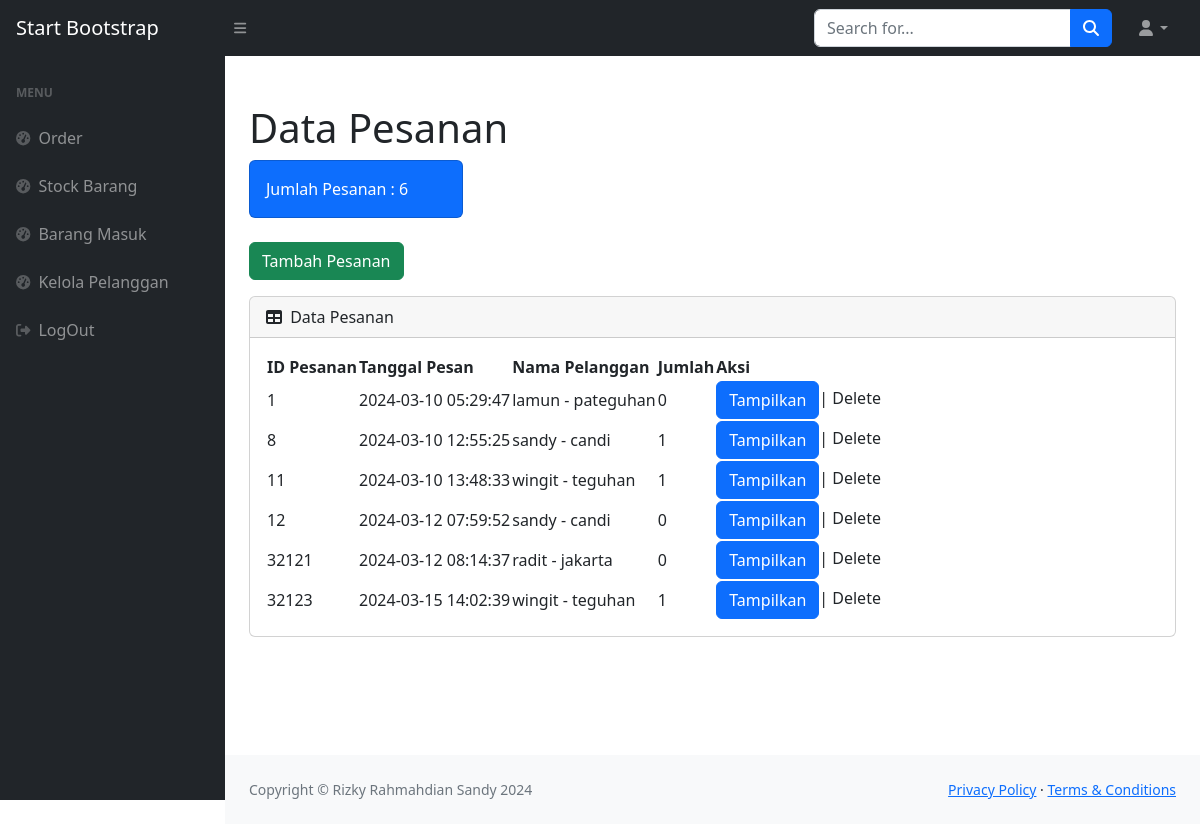
The app's page /index.php (signed in) with its own data.
### tables this page shows
CREATE TABLE `pesanan` (
  `id_pesanan` int(11) NOT NULL,
  `tgl_pesan` timestamp NOT NULL DEFAULT current_timestamp(),
  `id_pelanggan` int(11) NOT NULL
);

CREATE TABLE `pelanggan` (
  `id_pelanggan` int(11) NOT NULL,
  `nama_pelanggan` varchar(30) NOT NULL,
  `notelp` varchar(16) NOT NULL,
  `alamat` varchar(50) NOT NULL
);

### index.php (the view, shortened to what this page needs)
<?php  require('template/header.php'); require('ceklogin.php');
$h1 = mysqli_query($koneksi, "SELECT * FROM pesanan");
$h2 = mysqli_num_rows($h1);
?>
    <body class="sb-nav-fixed">
        <nav class="sb-topnav navbar navbar-expand navbar-dark bg-dark">
            <a class="navbar-brand ps-3" href="index.php">Start Bootstrap</a>
            <button class="btn btn-link btn-sm order-1 order-lg-0 me-4 me-lg-0" id="sidebarToggle" href="#!"><i class="fas fa-bars"></i></button>
            <form class="d-none d-md-inline-block form-inline ms-auto me-0 me-md-3 my-2 my-md-0">
                <div class="input-group">
                    <input class="form-control" type="text" placeholder="Search for..." aria-label="Search for..." aria-describedby="btnNavbarSearch" />
                    <button class="btn btn-primary" id="btnNavbarSearch" type="button"><i class="fas fa-search"></i></button>
                </div>
            </form>
            <ul class="navbar-nav ms-auto ms-md-0 me-3 me-lg-4">
                <li class="nav-item dropdown">
                    <a class="nav-link dropdown-toggle" id="navbarDropdown" href="#" role="button" data-bs-toggle="dropdown" aria-expanded="false"><i class="fas fa-user fa-fw"></i></a>
                </li>
            </ul>
        </nav>
        <div id="layoutSidenav">
            <div id="layoutSidenav_nav">
                <nav class="sb-sidenav accordion sb-sidenav-dark" id="sidenavAccordion">
                    <div class="sb-sidenav-menu">
                        <div class="nav">
                            <div class="sb-sidenav-menu-heading">Menu</div>
                            <a class="nav-link" href="index.php">
                                <div class="sb-nav-link-icon"><i class="fas fa-tachometer-alt"></i></div>
                                Order
                            </a>
                            <a class="nav-link" href="stock.php">
                                <div class="sb-nav-link-icon"><i class="fas fa-tachometer-alt"></i></div>
                                Stock Barang
                            </a>
                            <a class="nav-link" href="masuk.php">
                                <div class="sb-nav-link-icon"><i class="fas fa-tachometer-alt"></i></div>
                                Barang Masuk
                            </a>
                            <a class="nav-link" href="pelanggan.php">
                                <div class="sb-nav-link-icon"><i class="fas fa-tachometer-alt"></i></div>
                                Kelola Pelanggan
                            </a>
                            <a class="nav-link" href="logout.php">
                                <div class="sb-nav-link-icon"><i class="fas fa-sign-out-alt"></i></div>
                                LogOut
                            </a>
                        </div>
                    </div>
                </nav>
            </div>
            <div id="layoutSidenav_content">
                <main>
                    <div class="container-fluid px-4">
                        <h1 class="mt-4">Data Pesanan</h1>
                        <div class="row">
                            <div class="col-xl-3 col-md-6">
                                <div class="card bg-primary text-white mb-4">
                                    <div class="card-body">Jumlah Pesanan : <?= $h2; ?> </div>
                                </div>
                                <button type="button" class="btn btn-success" data-bs-toggle="modal" data-bs-target="#myModal">Tambah Pesanan</button>
                            </div>
                        </div>
                        <div class="card mb-4">
                            <div class="card-header">
                                <i class="fas fa-table me-1"></i>
                                Data Pesanan
                            </div>
                            <div class="card-body">
                                <table id="datatablesSimple">
                                    <thead>
                                        <tr>
                                            <th>ID Pesanan</th>
                                            <th>Tanggal Pesan</th>
                                            <th>Nama Pelanggan</th>
                                            <th>Jumlah</th>
                                            <th>Aksi</th>
                                        </tr>
                                    </thead>
                                    <tbody>
                                        <?php
                                        $getpesanan = mysqli_query($koneksi, "SELECT * FROM pesanan p, pelanggan pl WHERE p.id_pelanggan=pl.id_pelanggan");
                                        while($p=mysqli_fetch_array($getpesanan)){
                                            $id_pesanan = $p['id_pesanan'];
                                            $tanggal = $p['tgl_pesan'];
                                            $nama_pelanggan = $p['nama_pelanggan'];
                                            $alamat = $p['alamat'];
                                            $hitungjumlah = mysqli_query($koneksi, "SELECT * FROM detail_pesanan WHERE id_pesanan='$id_pesanan'");
                                            $jumlah = mysqli_num_rows($hitungjumlah);
                                        ?>
                                        <tr>
                                            <td><?= $id_pesanan; ?></td>
                                            <td><?= $tanggal ?></td>
                                            <td><?= $nama_pelanggan; ?> - <?= $alamat; ?></td>
                                            <td><?= $jumlah;?></td>
                                            <td><a href="view.php?idp=<?= $id_pesanan;?>" class="btn btn-primary" target="blank">Tampilkan</a>| Delete </td>
                                        </tr>
                                        <?php };?>
                                    </tbody>
                                </table>
                            </div>
                        </div>
                    </div>
                </main>
                <?php require ('template/footer.php'); ?>
            </div>
        </div>
    </body>
</html>

### template/header.php (shortened to what this page needs)
<!DOCTYPE html>
<html lang="en">
    <head>
        <link href="https://cdn.jsdelivr.net/npm/simple-datatables@7.1.2/dist/style.min.css" rel="stylesheet" />
        <link href="css/styles.css" rel="stylesheet" />
    </head>

### template/footer.php
<div class="py-4 bg-light mt-auto">
    <div class="container-fluid px-4">
        <div class="d-flex align-items-center justify-content-between small">
            <div class="text-muted">Copyright &copy; Rizky Rahmahdian Sandy 2024</div>
            <div>
                <a href="#">Privacy Policy</a>
                &middot;
                <a href="#">Terms &amp; Conditions</a>
            </div>
        </div>
    </div>
</div>

### records on screen
pesanan: id_pesanan "1", tgl_pesan "2024-03-10 05:29:47", id_pelanggan.nama_pelanggan "lamun", id_pelanggan.alamat "pateguhan", jumlah "0"
pesanan: id_pesanan "8", tgl_pesan "2024-03-10 12:55:25", id_pelanggan.nama_pelanggan "sandy", id_pelanggan.alamat "candi", jumlah "1"
pesanan: id_pesanan "11", tgl_pesan "2024-03-10 13:48:33", id_pelanggan.nama_pelanggan "wingit", id_pelanggan.alamat "teguhan", jumlah "1"
pesanan: id_pesanan "12", tgl_pesan "2024-03-12 07:59:52", id_pelanggan.nama_pelanggan "sandy", id_pelanggan.alamat "candi", jumlah "0"
pesanan: id_pesanan "32121", tgl_pesan "2024-03-12 08:14:37", id_pelanggan.nama_pelanggan "radit", id_pelanggan.alamat "jakarta", jumlah "0"
pesanan: id_pesanan "32123", tgl_pesan "2024-03-15 14:02:39", id_pelanggan.nama_pelanggan "wingit", id_pelanggan.alamat "teguhan", jumlah "1"

### other values on screen
$h2 "6"
